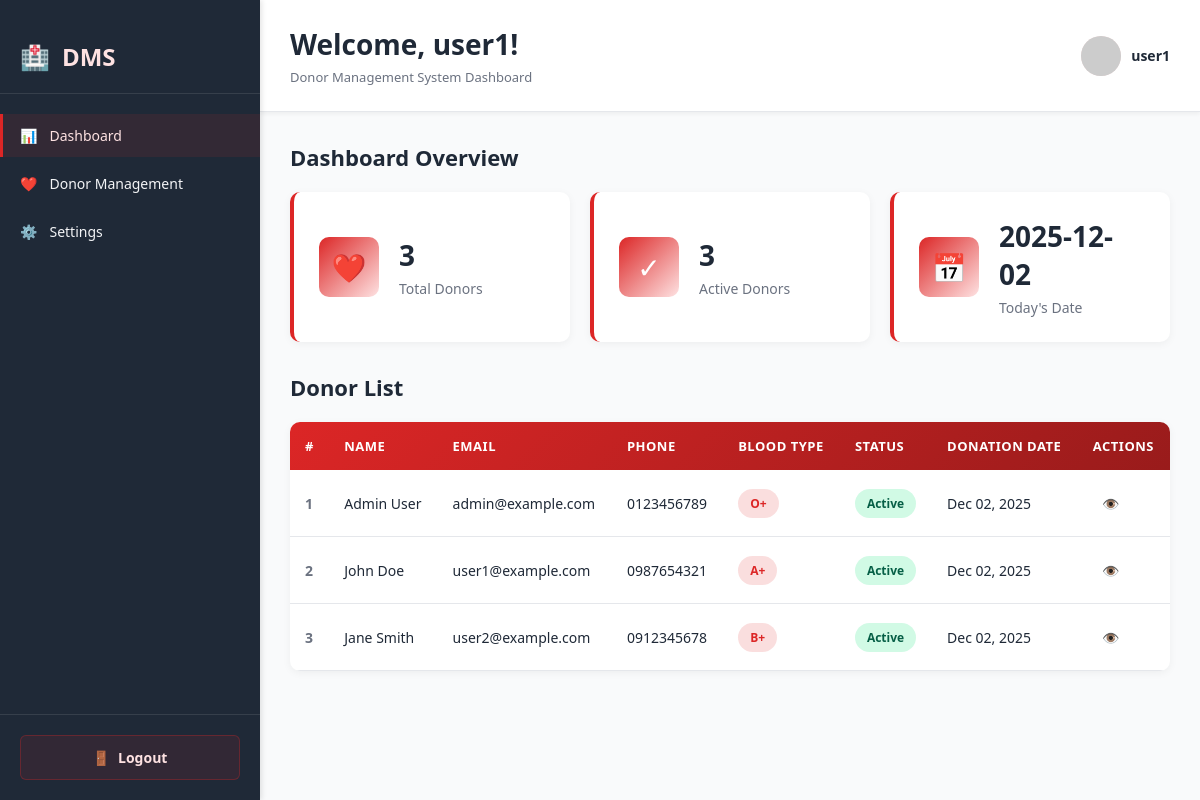
The page /home.php (signed in) on the database its author committed.
### tables this page shows
CREATE TABLE IF NOT EXISTS `user_profiles` (
  `id` int AUTO_INCREMENT PRIMARY KEY,
  `user_id` int,
  `full_name` varchar(100) NOT NULL,
  `email` varchar(100) UNIQUE,
  `phone` varchar(20) UNIQUE,
  `address` text,
  `blood_type` varchar(10),
  `role` varchar(50) DEFAULT 'donor',
  `status` varchar(20) DEFAULT 'active',
  `blood_donation_date` timestamp DEFAULT CURRENT_TIMESTAMP,
  `updated_at` timestamp DEFAULT CURRENT_TIMESTAMP ON UPDATE CURRENT_TIMESTAMP,
  FOREIGN KEY (user_id) REFERENCES users(id) ON DELETE CASCADE
);

### home.php (the view, shortened to what this page needs)
<?php
include 'connection.php';
$user_role = $_SESSION['role'] ?? 'donor';
$users_query = "SELECT * FROM user_profiles ORDER BY blood_donation_date DESC";
$users_result = mysqli_query($link, $users_query);
$users = [];
while ($row = mysqli_fetch_assoc($users_result)) {
    $users[] = $row;
}
?>
<!DOCTYPE html>
<html lang="en">
<head>
    <link rel="stylesheet" href="style.css">
</head>
<body>
    <div class="dashboard-container">
        <aside class="sidebar">
            <div class="sidebar-header">
                <div class="logo">
                    <span class="logo-icon">🏥</span>
                    <span>DMS</span>
                </div>
            </div>
            <nav class="sidebar-nav">
                <ul>
                    <li class="active">
                        <a href="#" class="nav-item">
                            <span class="nav-icon">📊</span>
                            <span>Dashboard</span>
                        </a>
                    </li>
                    <li>
                        <a href="#" class="nav-item" id="users-nav">
                            <span class="nav-icon">❤️</span>
                            <span>Donor Management</span>
                        </a>
                    </li>
                    <li>
                        <a href="#" class="nav-item">
                            <span class="nav-icon">⚙️</span>
                            <span>Settings</span>
                        </a>
                    </li>
                </ul>
            </nav>
            <div class="sidebar-footer">
                <a href="logout.php" class="logout-btn">
                    <span class="logout-icon">🚪</span> Logout
                </a>
            </div>
        </aside>
        <main class="main-content">
            <header class="top-header">
                <div class="header-left">
                    <h1>Welcome, <?php echo htmlspecialchars($_SESSION['username']); ?>!</h1>
                    <p>Donor Management System Dashboard</p>
                </div>
                <div class="header-right">
                    <div class="user-profile">
                        <img src="https://via.placeholder.com/40" alt="User" class="user-avatar">
                        <span><?php echo htmlspecialchars($_SESSION['username']); ?></span>
                    </div>
                </div>
            </header>
            <div class="content-wrapper">
                <section class="dashboard-section">
                    <h2>Dashboard Overview</h2>
                    <div class="stats-grid">
                        <div class="stat-card">
                            <div class="stat-icon">❤️</div>
                            <div class="stat-content">
                                <h3><?php echo count($users); ?></h3>
                                <p>Total Donors</p>
                            </div>
                        </div>
                        <div class="stat-card">
                            <div class="stat-icon">✓</div>
                            <div class="stat-content">
                                <h3><?php echo count(array_filter($users, fn($u) => $u['status'] == 'active')); ?></h3>
                                <p>Active Donors</p>
                            </div>
                        </div>
                        <div class="stat-card">
                            <div class="stat-icon">📅</div>
                            <div class="stat-content">
                                <h3><?php echo date('Y-m-d'); ?></h3>
                                <p>Today's Date</p>
                            </div>
                        </div>
                    </div>
                </section>
                <section class="dashboard-section">
                    <h2>Donor List</h2>
                    <div class="table-card">
                        <div class="table-responsive">
                            <table class="user-table">
                                <thead>
                                    <tr>
                                        <th>#</th>
                                        <th>Name</th>
                                        <th>Email</th>
                                        <th>Phone</th>
                                        <th>Blood Type</th>
                                        <th>Status</th>
                                        <th>Donation Date</th>
                                        <th>Actions</th>
                                    </tr>
                                </thead>
                                <tbody>
                                    <?php
                                    if (count($users) > 0) {
                                        foreach ($users as $index => $user) {
                                            $status_class = $user['status'] == 'active' ? 'badge-success' : 'badge-danger';
                                            ?>
                                            <tr>
                                                <td><?php echo $index + 1; ?></td>
                                                <td><?php echo htmlspecialchars($user['full_name']); ?></td>
                                                <td><?php echo htmlspecialchars($user['email']); ?></td>
                                                <td><?php echo htmlspecialchars($user['phone'] ?? 'N/A'); ?></td>
                                                <td>
                                                    <span class="badge badge-blood"><?php echo htmlspecialchars($user['blood_type'] ?? 'N/A'); ?></span>
                                                </td>
                                                <td>
                                                    <span class="badge <?php echo $status_class; ?>">
                                                        <?php echo ucfirst($user['status']); ?>
                                                    </span>
                                                </td>
                                                <td><?php echo date('M d, Y', strtotime($user['blood_donation_date'])); ?></td>
                                                <td>
                                                    <div class="action-buttons">
                                                        <?php if ($user_role === 'admin'): ?>
                                                        <a href="edit.php?id=<?php echo $user['id']; ?>" class="btn-icon btn-edit" title="Edit">
                                                            ✏️
                                                        </a>
                                                        <a href="delete.php?id=<?php echo $user['id']; ?>" class="btn-icon btn-delete" onclick="return confirm('Are you sure?')" title="Delete">
                                                            🗑️
                                                        </a>
                                                        <?php else: ?>
                                                        <span class="btn-icon btn-view" title="View Only">
                                                            👁️
                                                        </span>
                                                        <?php endif; ?>
                                                    </div>
                                                </td>
                                            </tr>
                                            <?php
                                        }
                                    } else {
                                        echo '<tr><td colspan="8" class="text-center">No donors found</td></tr>';
                                    }
                                    ?>
                                </tbody>
                            </table>
                        </div>
                    </div>
                </section>
            </div>
        </main>
    </div>
</body>
</html>

### rows shown on the page
user_profiles: full_name "Admin User", email "admin@example.com", phone "0123456789", blood_type "O+", status "Active", blood_donation_date "Dec 02, 2025"
user_profiles: full_name "John Doe", email "user1@example.com", phone "0987654321", blood_type "A+", status "Active", blood_donation_date "Dec 02, 2025"
user_profiles: full_name "Jane Smith", email "user2@example.com", phone "0912345678", blood_type "B+", status "Active", blood_donation_date "Dec 02, 2025"

### other values the page prints
$_SESSION['username'] "user1"
count($users) "3"
count(array_filter($users, fn($u) => $u['status'] == 'active')) "3"
